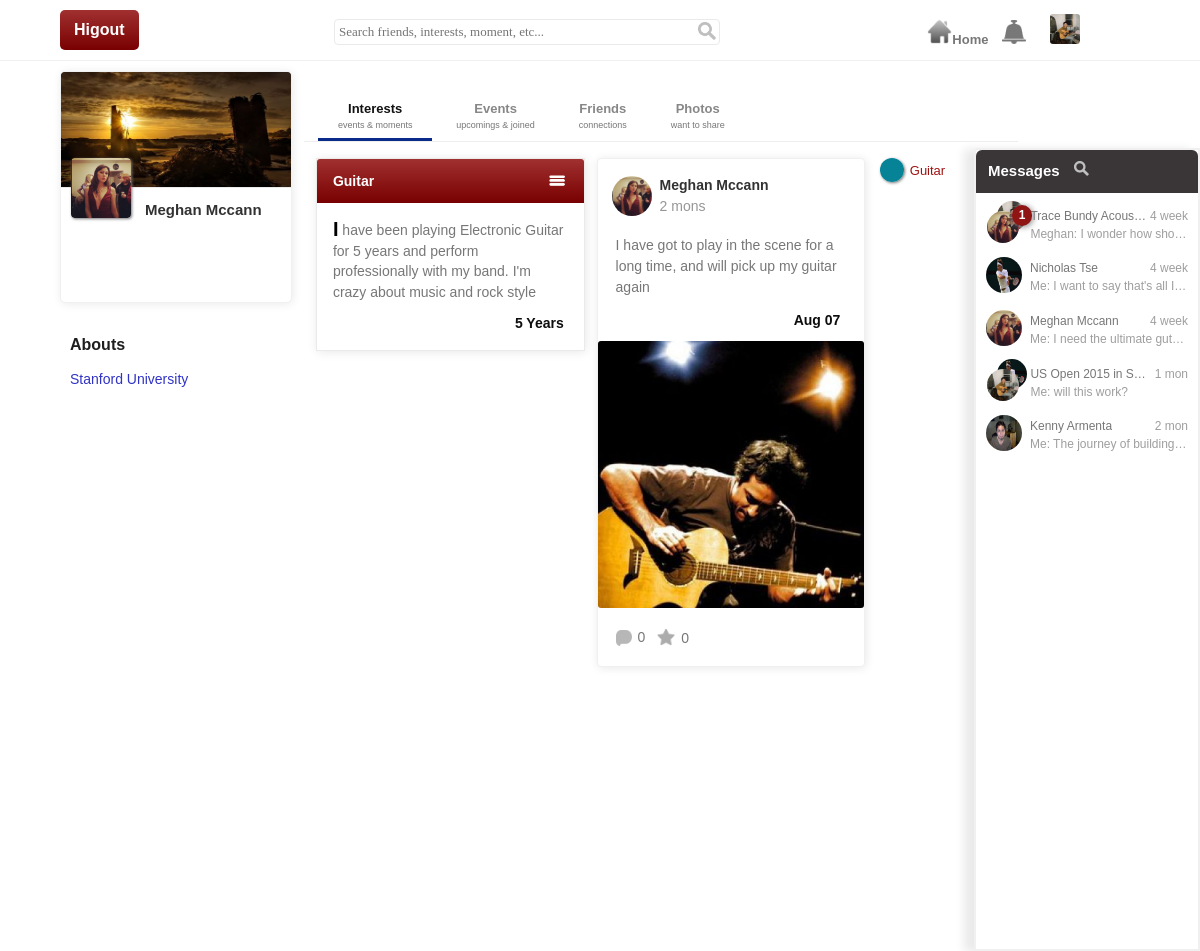
/user/meghan.mccann (signed in), run on the app's committed database.
### tables this page shows
CREATE TABLE `user_media_prefix` (
  `id` int(11) NOT NULL,
  `user_id` int(11) NOT NULL,
  `prefix` varchar(32) NOT NULL
);

CREATE TABLE `user_profile_picture` (
  `id` int(11) NOT NULL,
  `user_id` int(11) NOT NULL,
  `picture_url` varchar(255) NOT NULL,
  `upload_time` datetime NOT NULL,
  `hash` varchar(40) NOT NULL
);

CREATE TABLE `user` (
  `id` int(11) NOT NULL,
  `user_iden` varchar(255) NOT NULL,
  `password` varchar(255) NOT NULL,
  `firstname` varchar(255) NOT NULL,
  `lastname` varchar(255) NOT NULL,
  `gender` enum('0','1','2') NOT NULL DEFAULT '0',
  `ip` varchar(32) NOT NULL,
  `signup_date` datetime NOT NULL,
  `activated` enum('0','1') NOT NULL DEFAULT '0',
  `unique_iden` varchar(40) NOT NULL,
  `user_access_url` varchar(255) NOT NULL
);

CREATE TABLE `user_profile_cover` (
  `id` int(11) NOT NULL,
  `user_id` int(11) NOT NULL,
  `picture_url` varchar(255) NOT NULL,
  `upload_time` datetime NOT NULL,
  `hash` varchar(40) NOT NULL
);

CREATE TABLE `interest` (
  `id` int(11) NOT NULL,
  `user_id` int(11) NOT NULL,
  `name` varchar(40) NOT NULL,
  `description` text NOT NULL,
  `experience` int(2) NOT NULL,
  `create_time` datetime NOT NULL
);

CREATE TABLE `interest_activity` (
  `id` int(11) NOT NULL,
  `user_id` int(11) NOT NULL,
  `interest_id` int(11) NOT NULL,
  `type` enum('m','e') NOT NULL,
  `post_time` datetime NOT NULL,
  `hash` varchar(30) NOT NULL
);

CREATE TABLE `moment` (
  `id` int(11) NOT NULL,
  `interest_activity_id` int(11) NOT NULL,
  `description` text NOT NULL,
  `date` date NOT NULL
);

CREATE TABLE `moment_photo` (
  `id` int(11) NOT NULL,
  `user_id` int(11) NOT NULL,
  `moment_id` int(11) NOT NULL,
  `picture_url` varchar(255) NOT NULL,
  `upload_time` datetime NOT NULL,
  `caption` text,
  `hash` varchar(40) NOT NULL
);

CREATE TABLE `message_queue` (
  `id` int(11) NOT NULL,
  `user_id` int(11) NOT NULL,
  `queue` text NOT NULL
);

CREATE TABLE `event_group` (
  `id` int(11) NOT NULL,
  `event_id` int(11) NOT NULL,
  `group_id` int(11) NOT NULL
);

CREATE TABLE `event` (
  `id` int(11) NOT NULL,
  `interest_activity_id` int(11) NOT NULL,
  `title` text NOT NULL,
  `description` text NOT NULL,
  `location` text,
  `date` date DEFAULT NULL,
  `time` time DEFAULT NULL
);

CREATE TABLE `group_message` (
  `id` int(11) NOT NULL,
  `user_id` int(11) NOT NULL COMMENT 'who sent the message',
  `group_id` int(11) NOT NULL COMMENT 'id either for event group or regular group id',
  `text` text NOT NULL,
  `sent_time` datetime NOT NULL,
  `message_type` enum('n','m') DEFAULT NULL COMMENT 'n stands for new member, m for event notification',
  `view_list` text NOT NULL,
  `hash` varchar(40) NOT NULL
);

### phtml/child/interest_profile.phtml (the view, shortened to what the rows shown need)
<div class="interest-profile post">
	<div class="interest-profile-intro sub">
		<div class="dialog-header">
			<div class="dialog-header-inner">
				<div class="inline-blk left-align dialog-header-left-item"><div class="bar-title vertical-center main-title" title="<?php echo $interest['name'] ?>"><?php echo htmlentities($interest['name']); ?></div></div>
			</div>
		</div>
		<div class="dialog-body">
			<div class="visible-post-scope">
				<div class="visible-content limit-height">
					<?php  if($interest['description'] != ''):?>
					<?php if(substr($interest['description'],1,1)!=' ') :?>
						<span  class="first-cap" style="margin-right:-3px;"><?php echo strtoupper(substr($interest['description'],0,1))?></span>
					<?php else: ?>
						<span class="first-cap" ><?php echo strtoupper(substr($interest['description'],0,1))?></span>
					<?php endif; ?>
					<span><?php echo htmlentities(substr($interest['description'],1)); ?></span>
					<?php else: ?>
						<span class="default-message">There is no description available for this interest yet</span>
					<?php endif; ?>
				</div>
			</div>
			<div class="clr right-align exp" style="margin:0px 20px 16px 0px">
				<?php echo $experience; ?>
			</div>
		</div>
	</div>
</div>

### phtml/profile.phtml (shortened to what the rows shown need)
<!DOCTYPE html>
<html>
	<?php include_once 'child/prepare_head.php'; ?>
	<head>
	<link rel="stylesheet" type="text/css" href="<?php echo ROOTDIR; ?>css/core.css">
	<link rel="stylesheet" type="text/css" href="<?php echo ROOTDIR; ?>css/animate.css">
	<link rel="stylesheet" type="text/css" href="<?php echo ROOTDIR; ?>css/smoothness/jquery-ui.css">
	<link rel="stylesheet" type="text/css" href="<?php echo ROOTDIR; ?>css/profile.css">
	</head>
	<body>
		<?php require_once 'child/loggedin_header.php'; ?>
		<div id="profile-global-container" >
			<div id="profile-sider-bar-left" class="inline-blk side-bar">
					<div id="avator-wrapper" class="user-profile operation-triggeable" style="height:230px;" data-key="<?php echo $request_user_page_hash; ?>">
						<div class="avator-inner-top"  style="z-index:1">
							<?php $cover_pic = $user->getLatestCoverForuser($request_user_page_id); ?>
							<img class="profile-image<?php echo ($cover_pic === false)?' hdn':'' ?>" src="<?php echo $cover_pic; ?>" >
						</div>
						<div class="avator-inner-bottom" style="z-index:2">
							<?php if($page_own):  ?>
								<label id="avator-upload-label"  for="upload-profile" class="pointer" title="upload profile image">
										<div class="avator-picture-wrapper">
											<img class="profile-image"  src="<?php echo $session_user_profile_image_url; ?>" />
											<div class="picture-upload-black-overlay avator-upload-inner-wrapper"></div>
											<div class="avator-upload-inner-wrapper"><div class="vertical-center"><img class="camera-icon" src="<?php echo IMGDIR ?>camera.png" height="20" width="20"></div></div>
											<div class="loading-icon-wrapper"><div class="vertical-center"><img class="loading-icon" src="<?php echo IMGDIR; ?>loading_icon.gif" height="40" width="40"></div></div>
										</div>
									<form method="POST" class="hdn-form hdn-input" enctype="multipart/form-data">
										<input id="upload-profile" class="hdn-input" type="file" name="profile-pic" title="upload profile image">
									</form>
								</label>
							<?php else: ?>
								<label>
									<div class="avator-picture-wrapper">
											<img class="profile-image" src="<?php echo  $user->getLatestProfilePictureForuser($request_user_page_id); ?>" />
									</div>
								</label>
							<?php endif; ?>
						</div>
					</div>
			</div>
			<div id="profile-sider-bar-right" class="inline-blk">
					<div id="profile-mid-content">
						<?php
							if(isset($_GET['s']) && $_GET['s'] == 'events'){
								require_once 'child/event.php';
							}else if(isset($_GET['s']) && $_GET['s'] == 'friends'){
								require_once 'child/friend.php';
							}else if(isset($_GET['s']) && $_GET['s'] == 'photos'){
								require_once 'child/photo.php';
							}else{
								require_once 'child/interest.php';
							}
						?>
					</div>
			</div>
		</div>
 	<?php include_once 'child/chat.php'; ?>
 	</body>
</html>

### phtml/child/loggedin_header.phtml (shortened to what the rows shown need)
<div class="header">
	<div class="header-inner" style="width:90%;margin:0px auto;height:60px;" >
		<div id="loggedin-menu">
				<ul>
				<span id="loggin-user-icon"><img src="<?php echo $session_user_profile_image_url; ?>" width="30" height="30" style="cursor:pointer" ></span></ul>
			</div>
		</div>
	</div>

### phtml/child/post_moment_block.phtml (shortened to what the rows shown need)
<div class="post-wrapper post" style="padding:0px;" data-key="<?php echo $hash ?>">
	<div style="padding:16px 14px 0px 14px;"><a href="<?php echo $user_page_redirect; ?>"><img src="<?php echo $post_owner_pic; ?>" class="post-owner-picture hover-user-profile"   data-key="<?php echo $unique_iden; ?>"></a>
	<a class="plain-lk hover-user-profile" href="<?php echo $user_page_redirect; ?>" data-key="<?php echo $unique_iden; ?>"><span class="profile-name pointer post-user-name"><?php echo htmlentities($fullname) ?></span></a>
	<div style="margin-left: 10px; color: #969696;">
		<?php echo $post_time ?>
	</div>
	</div>
	<div class="content">
		<div style="padding:0px 18px;">
		<div class="post-text">
			<div class="visible-post-scope">
				<div class="visible-content limit-height">
					<span><?php  echo htmlentities($description); ?></span>
				</div>
			</div>
		</div>
		<div class="moment-date">
			<?php echo $date ?>
		</div>
		</div>
		<div style="margin-top:10px;">
			<?php if($moment_photo !== false && isMediaDisplayable($photo_url)): ?>
			<img class="previewable" style="width:100%;" src="<?php echo U_IMGDIR.$photo_url ?>"  data-key="<?php echo $photo_hash ?>" data-sourceFrom = "m">
			<?php endif; ?>
		</div>
	</div>
</div>

### php_inc/model/message_queue.php (shortened to what the rows shown need)
<?php
	include_once MODEL_PATH.'Queue.php';
	class Message_Queue extends Queue{
		private  $message = null;
		private $group_message = null;
		public function __construct(){
			include_once MODEL_PATH.'Message.php';
			$this->message =  new Message();
			include_once MODEL_PATH.'Group_Message.php';
			$this->group_message =  new Group_Message();
			include_once MODEL_PATH.'Groups.php';
		}
		public function getMessageQueueBlockForUserId($user_id){
			$m_q = $this->getQueueForUser($user_id);
			return $this->getMessageContactByMessageQueue($m_q);
		}
		public function getMessageContactByMessageQueue($m_q){
			if($m_q !== false){
				$queues = explode(',',trim($m_q,","));
				if(sizeof($queues) > 0){
					$content = "";
					$count = 0;
					foreach($queues as $queue){
						if(++$count <= 8){
							$segment = explode('-',$queue);
							if(sizeof($segment) == 2){
								$sent_from = $segment[0];
								$row_id = $segment[1];
								switch($sent_from){
									case 'm':$content.= $this->message->renderMessageContactOfGivenUser($row_id);break;
									case 'g':$content.= $this->group_message->renderMessageContactOfGivenGroup($row_id);break;
								}
							}
						}else{
							break;
						}
					}
					return $content;
				}
			}
			return false;
		}
	}
?>

### phtml/child/group_contact_block.phtml (shortened to what the rows shown need)
<div class="group-contact contact pointer" style="padding:12px 0px 0px 0px;height:40px;" data-key="<?php echo $hash; ?>">
	<div class="master left-bar" style="margin-right:8px;position:relative">
		<div style="position:relative;top:6px;left:1px;">
		<img style="border-radius:50%;" src="<?php echo $first_user_profile ?>" height="32" width="32">
		</div>
		<span class="n_r_s<?php echo ($new_message_num > 0)?'':' hdn' ?>" style="top:0px;left:26px;" ><?php echo $new_message_num ?></span>
	</div>
	<div class="detail" style="float:right;width:78%">
		<div class="vertical-center">
			<div style="width:100%;">
				<div class="txt_ofl inline-blk" style="<?php echo ($hasMessage)?'max-width:74%':'max-width:100%';?>"><?php echo htmlentities($group_title) ?></div>
				<span class="time right-bar default-message" style="font-size:12px;">
					<?php if($hasMessage): ?>
						<?php echo $time; ?>
					<?php endif; ?>
				</span>
			</div>
			<div class="default-message text txt_ofl">
				<?php if($hasMessage): ?>
					<?php echo htmlentities($text);?>
				<?php endif; ?>
			</div>
		</div>
	</div>
</div>

### phtml/child/contact_block.phtml (shortened to what the rows shown need)
<div class="individual-contact contact pointer" style="padding:12px 0px 0px 0px;" data-key="<?php echo $unique_iden; ?>">
	<div class="master left-bar" style="margin-right:8px;position:relative">
		<img style="border-radius:50%;" src="<?php echo $profile_pic ?>" height="36" width="36">
	</div>
	<div class="detail">
		<div class="vertical-center">
			<div style="width:100%;">
				<div class="txt_ofl inline-blk" style="max-width:60%;"><?php echo htmlentities($fullname); ?></div>
				<span class="time right-bar default-message" style="font-size:12px;">
					<?php if($hasMessage): ?>
						<?php echo $time ?>
					<?php endif; ?>
				</span>
			</div>
			<div class="default-message text txt_ofl">
				<?php if($hasMessage): ?>
					<?php echo htmlentities($text); ?>
				<?php endif; ?>
			</div>
		</div>
	</div>
</div>

### data on the page
user_media_prefix: prefix.picture_url (picture)
user: id.picture_url (picture)
interest: name "Guitar", description "I", description "have been playing Electronic Guitar for 5 years and perform professionally with my band. I'm crazy about music and rock style", experience "5 Years"
interest_activity: user.picture_url (picture), post_time "2 mons"
moment: description "I have got to play in the scene for a long time, and will pick up my guitar again", date "Aug 07"
message_queue: queue.title "Trace Bundy Acous…", queue.picture_url (picture), queue.title "US Open 2015 in S…"
group_message: sent_time "4 week"
group_message: sent_time "1 mon"

### other printed values
$request_user_page_fullname "Meghan Mccann"
$education['school_name'] "Stanford University"
$fullname "Meghan Mccann"
$comment_number "0"
$favor_number "0"
$user_interest['name'] "Guitar"
$new_message_num "1"
$text "Meghan: I wonder how sho…"
$fullname "Nicholas Tse"
$time "4 week"
$text "Me: I want to say that's all I…"
$text "Me: I need the ultimate gut…"
$text "Me: will this work?"
$fullname "Kenny Armenta"
$time "2 mon"
